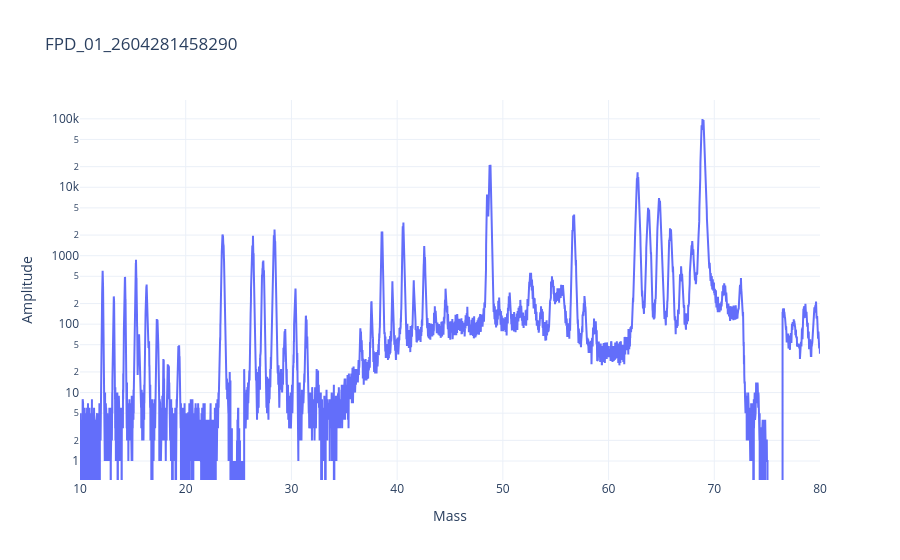

Write notebook code for a chart like this one.
### Markdown cell above
## Interactive spectrum

### Code cell
fig = spec.plot_interactive(log_y=True, xlim=(10, 80))
fig

### Figure 1 — Plotly figure (JSON) as saved in the notebook; plotly's stock layout.template omitted (floating-point values rounded to 4 significant figures; data arrays with more than 128 entries replaced by an {"elided": "..."} marker saying what was removed)
{"data": [{"hovertemplate": "Mass: %{x:.4f}<br>Amplitude: %{y}<extra></extra>", "mode": "lines", "name": "Spectrum", "type": "scatter", "x": {"elided": "12000 float values"}, "y": {"elided": "12000 float values"}}], "layout": {"hovermode": "closest", "title": {"text": "FPD_01_2604281458290"}, "xaxis": {"range": [10, 80], "title": {"text": "Mass"}}, "yaxis": {"title": {"text": "Amplitude"}, "type": "log"}}}
